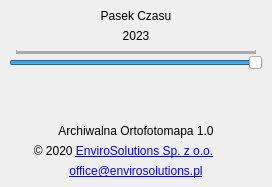
<?xml version="1.0" encoding="UTF-8"?>
<ui version="4.0">
 <class>ArchiwalnaOrtofotomapaDockWidgetBase</class>
 <widget class="QDockWidget" name="ArchiwalnaOrtofotomapaDockWidgetBase">
  <property name="geometry">
   <rect>
    <x>0</x>
    <y>0</y>
    <width>272</width>
    <height>187</height>
   </rect>
  </property>
  <property name="windowTitle">
   <string>Archiwalna Ortofotomapa</string>
  </property>
  <widget class="QWidget" name="dockWidgetContents">
   <layout class="QGridLayout" name="gridLayout">
    <item row="0" column="0">
     <widget class="QLabel" name="label_2">
      <property name="text">
       <string>Pasek Czasu</string>
      </property>
      <property name="alignment">
       <set>Qt::AlignCenter</set>
      </property>
     </widget>
    </item>
    <item row="12" column="0">
     <spacer name="verticalSpacer_3">
      <property name="orientation">
       <enum>Qt::Vertical</enum>
      </property>
      <property name="sizeHint" stdset="0">
       <size>
        <width>20</width>
        <height>40</height>
       </size>
      </property>
     </spacer>
    </item>
    <item row="14" column="0">
     <widget class="QLabel" name="lbl_pluginVersion">
      <property name="text">
       <string>Archiwalna Ortofotomapa 1.0</string>
      </property>
      <property name="alignment">
       <set>Qt::AlignCenter</set>
      </property>
     </widget>
    </item>
    <item row="19" column="0">
     <widget class="QLabel" name="lbl_email">
      <property name="text">
       <string>&lt;a href=&quot;mailto:office@envirosolutions.pl&quot;&gt;office@envirosolutions.pl&lt;/a&gt;</string>
      </property>
      <property name="textFormat">
       <enum>Qt::RichText</enum>
      </property>
      <property name="alignment">
       <set>Qt::AlignCenter</set>
      </property>
      <property name="openExternalLinks">
       <bool>true</bool>
      </property>
      <property name="textInteractionFlags">
       <set>Qt::TextBrowserInteraction</set>
      </property>
     </widget>
    </item>
    <item row="2" column="0">
     <widget class="QSlider" name="timeSlider">
      <property name="maximum">
       <number>2023</number>
      </property>
      <property name="sliderPosition">
       <number>2023</number>
      </property>
      <property name="orientation">
       <enum>Qt::Horizontal</enum>
      </property>
      <property name="tickPosition">
       <enum>QSlider::TicksAbove</enum>
      </property>
      <property name="tickInterval">
       <number>1</number>
      </property>
     </widget>
    </item>
    <item row="1" column="0">
     <widget class="QLabel" name="timeLabel">
      <property name="text">
       <string>2023</string>
      </property>
      <property name="alignment">
       <set>Qt::AlignCenter</set>
      </property>
     </widget>
    </item>
    <item row="18" column="0">
     <layout class="QHBoxLayout" name="horizontalLayout_2">
      <property name="spacing">
       <number>5</number>
      </property>
      <property name="leftMargin">
       <number>5</number>
      </property>
      <property name="topMargin">
       <number>0</number>
      </property>
      <property name="rightMargin">
       <number>5</number>
      </property>
      <property name="bottomMargin">
       <number>0</number>
      </property>
      <item>
       <widget class="QLabel" name="lbl_copyrights">
        <property name="text">
         <string>&lt;html&gt;&lt;head/&gt;&lt;body&gt;&lt;p&gt;© 2020 &lt;a href=&quot;http://www.envirosolutions.pl/&quot;&gt;&lt;span style=&quot; text-decoration: underline; color:#0000ff;&quot;&gt;EnviroSolutions Sp. z o.o.&lt;/span&gt;&lt;/a&gt;&lt;/p&gt;&lt;/body&gt;&lt;/html&gt;</string>
        </property>
        <property name="textFormat">
         <enum>Qt::RichText</enum>
        </property>
        <property name="alignment">
         <set>Qt::AlignCenter</set>
        </property>
        <property name="openExternalLinks">
         <bool>true</bool>
        </property>
        <property name="textInteractionFlags">
         <set>Qt::TextBrowserInteraction</set>
        </property>
       </widget>
      </item>
      <item>
       <widget class="QLabel" name="label_5">
        <property name="maximumSize">
         <size>
          <width>20</width>
          <height>20</height>
         </size>
        </property>
        <property name="text">
         <string/>
        </property>
        <property name="pixmap">
         <pixmap resource="resources.qrc">:/plugins/archiwalna_ortofotomapa/drzewiec.png</pixmap>
        </property>
        <property name="scaledContents">
         <bool>true</bool>
        </property>
       </widget>
      </item>
     </layout>
    </item>
   </layout>
  </widget>
 </widget>

 <connections/>
</ui>
